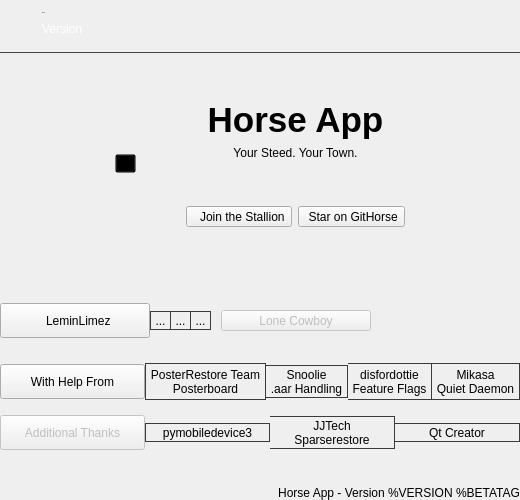
            <widget class="QWidget" name="homePage">
             <property name="font">
              <font>
               <family>.AppleSystemUIFont</family>
              </font>
             </property>
             <layout class="QVBoxLayout" name="verticalLayout_2">
              <property name="leftMargin">
               <number>0</number>
              </property>
              <property name="topMargin">
               <number>0</number>
              </property>
              <property name="rightMargin">
               <number>0</number>
              </property>
              <property name="bottomMargin">
               <number>0</number>
              </property>
              <item>
               <widget class="QWidget" name="horizontalWidget" native="true">
                <layout class="QHBoxLayout" name="horizontalLayout">
                 <property name="spacing">
                  <number>10</number>
                 </property>
                 <property name="leftMargin">
                  <number>0</number>
                 </property>
                 <property name="topMargin">
                  <number>9</number>
                 </property>
                 <property name="rightMargin">
                  <number>0</number>
                 </property>
                 <property name="bottomMargin">
                  <number>9</number>
                 </property>
                 <item>
                  <widget class="QToolButton" name="toolButton_9">
                   <property name="enabled">
                    <bool>false</bool>
                   </property>
                   <property name="styleSheet">
                    <string notr="true">QToolButton {
	icon-size: 24px;
	background-color: transparent;
	padding-left: 0px;
	padding-right: 5px;
	border-radius: 0px;
}</string>
                   </property>
                   <property name="icon">
                    <iconset resource="resources.qrc">
                     <normaloff>:/icon/phone.svg</normaloff>:/icon/phone.svg</iconset>
                   </property>
                  </widget>
                 </item>
                 <item>
                  <widget class="QWidget" name="verticalWidget" native="true">
                   <layout class="QVBoxLayout" name="verticalLayout_3">
                    <property name="spacing">
                     <number>6</number>
                    </property>
                    <property name="leftMargin">
                     <number>0</number>
                    </property>
                    <property name="topMargin">
                     <number>0</number>
                    </property>
                    <property name="rightMargin">
                     <number>0</number>
                    </property>
                    <property name="bottomMargin">
                     <number>0</number>
                    </property>
                    <item>
                     <widget class="QLabel" name="phoneNameLbl">
                      <property name="font">
                       <font>
                        <pointsize>-1</pointsize>
                        <bold>false</bold>
                       </font>
                      </property>
                      <property name="text">
                       <string>Phone</string>
                      </property>
                     </widget>
                    </item>
                    <item>
                     <widget class="QLabel" name="phoneVersionLbl">
                      <property name="cursor">
                       <cursorShape>PointingHandCursor</cursorShape>
                      </property>
                      <property name="text">
                       <string>&lt;a style=&quot;text-decoration:none; color: white&quot; href=&quot;#&quot;&gt;Version&lt;/a&gt;</string>
                      </property>
                      <property name="textFormat">
                       <enum>Qt::RichText</enum>
                      </property>
                      <property name="openExternalLinks">
                       <bool>false</bool>
                      </property>
                     </widget>
                    </item>
                   </layout>
                  </widget>
                 </item>
                 <item>
                  <spacer name="horizontalSpacer_3">
                   <property name="orientation">
                    <enum>Qt::Horizontal</enum>
                   </property>
                   <property name="sizeHint" stdset="0">
                    <size>
                     <width>40</width>
                     <height>20</height>
                    </size>
                   </property>
                  </spacer>
                 </item>
                </layout>
               </widget>
              </item>
              <item>
               <widget class="Line" name="line_4">
                <property name="styleSheet">
                 <string notr="true">QFrame {
	color: #414141;
}</string>
                </property>
                <property name="frameShadow">
                 <enum>QFrame::Plain</enum>
                </property>
                <property name="orientation">
                 <enum>Qt::Horizontal</enum>
                </property>
               </widget>
              </item>
              <item>
               <widget class="QWidget" name="horizontalWidget" native="true">
                <layout class="QHBoxLayout" name="horizontalLayout_27">
                 <property name="spacing">
                  <number>50</number>
                 </property>
                 <property name="leftMargin">
                  <number>0</number>
                 </property>
                 <property name="topMargin">
                  <number>0</number>
                 </property>
                 <property name="rightMargin">
                  <number>0</number>
                 </property>
                 <property name="bottomMargin">
                  <number>0</number>
                 </property>
                 <item>
                  <spacer name="horizontalSpacer_2">
                   <property name="orientation">
                    <enum>Qt::Horizontal</enum>
                   </property>
                   <property name="sizeHint" stdset="0">
                    <size>
                     <width>40</width>
                     <height>20</height>
                    </size>
                   </property>
                  </spacer>
                 </item>
                 <item>
                  <widget class="QToolButton" name="bigNuggetBtn">
                   <property name="sizePolicy">
                    <sizepolicy hsizetype="Fixed" vsizetype="Fixed">
                     <horstretch>0</horstretch>
                     <verstretch>0</verstretch>
                    </sizepolicy>
                   </property>
                   <property name="styleSheet">
                    <string notr="true">QToolButton {
	background-color: transparent;
	padding: 0px;
}</string>
                   </property>
                   <property name="text">
                    <string>...</string>
                   </property>
                   <property name="icon">
                    <iconset resource="resources.qrc">
                     <normaloff>:/credits/big_nugget.png</normaloff>:/credits/big_nugget.png</iconset>
                   </property>
                   <property name="iconSize">
                    <size>
                     <width>175</width>
                     <height>175</height>
                    </size>
                   </property>
                  </widget>
                 </item>
                 <item>
                  <widget class="QWidget" name="verticalWidget" native="true">
                   <layout class="QVBoxLayout" name="verticalLayout_26">
                    <property name="leftMargin">
                     <number>0</number>
                    </property>
                    <property name="topMargin">
                     <number>0</number>
                    </property>
                    <property name="rightMargin">
                     <number>0</number>
                    </property>
                    <property name="bottomMargin">
                     <number>0</number>
                    </property>
                    <item>
                     <spacer name="verticalSpacer_11">
                      <property name="orientation">
                       <enum>Qt::Vertical</enum>
                      </property>
                      <property name="sizeHint" stdset="0">
                       <size>
                        <width>20</width>
                        <height>40</height>
                       </size>
                      </property>
                     </spacer>
                    </item>
                    <item>
                     <widget class="QLabel" name="label_2">
                      <property name="font">
                       <font>
                        <pointsize>-1</pointsize>
                        <bold>true</bold>
                       </font>
                      </property>
                      <property name="styleSheet">
                       <string notr="true">QLabel {
	font-size: 35px;
}</string>
                      </property>
                      <property name="text">
                       <string>Horse App</string>
                      </property>
                      <property name="alignment">
                       <set>Qt::AlignCenter</set>
                      </property>
                     </widget>
                    </item>
                    <item>
                     <widget class="QLabel" name="label">
                      <property name="text">
                       <string>Your Steed. Your Town.</string>
                      </property>
                      <property name="alignment">
                       <set>Qt::AlignCenter</set>
                      </property>
                     </widget>
                    </item>
                    <item>
                     <spacer name="verticalSpacer_12">
                      <property name="orientation">
                       <enum>Qt::Vertical</enum>
                      </property>
                      <property name="sizeHint" stdset="0">
                       <size>
                        <width>20</width>
                        <height>40</height>
                       </size>
                      </property>
                     </spacer>
                    </item>
                    <item>
                     <layout class="QHBoxLayout" name="horizontalLayout_8">
                      <property name="rightMargin">
                       <number>0</number>
                      </property>
                      <property name="bottomMargin">
                       <number>0</number>
                      </property>
                      <item>
                       <widget class="QToolButton" name="discordBtn">
                        <property name="text">
                         <string>  Join the Stallion</string>
                        </property>
                        <property name="icon">
                         <iconset resource="resources.qrc">
                          <normaloff>:/icon/discord.svg</normaloff>:/icon/discord.svg</iconset>
                        </property>
                        <property name="toolButtonStyle">
                         <enum>Qt::ToolButtonTextBesideIcon</enum>
                        </property>
                       </widget>
                      </item>
                      <item>
                       <widget class="QToolButton" name="starOnGithubBtn">
                        <property name="text">
                         <string> Star on GitHorse</string>
                        </property>
                        <property name="icon">
                         <iconset resource="resources.qrc">
                          <normaloff>:/icon/star.svg</normaloff>:/icon/star.svg</iconset>
                        </property>
                        <property name="toolButtonStyle">
                         <enum>Qt::ToolButtonTextBesideIcon</enum>
                        </property>
                       </widget>
                      </item>
                     </layout>
                    </item>
                    <item>
                     <spacer name="verticalSpacer_4">
                      <property name="orientation">
                       <enum>Qt::Vertical</enum>
                      </property>
                      <property name="sizeHint" stdset="0">
                       <size>
                        <width>20</width>
                        <height>40</height>
                       </size>
                      </property>
                     </spacer>
                    </item>
                   </layout>
                  </widget>
                 </item>
                 <item>
                  <spacer name="horizontalSpacer_12">
                   <property name="orientation">
                    <enum>Qt::Horizontal</enum>
                   </property>
                   <property name="sizeHint" stdset="0">
                    <size>
                     <width>40</width>
                     <height>20</height>
                    </size>
                   </property>
                  </spacer>
                 </item>
                </layout>
               </widget>
              </item>
              <item>
               <widget class="QWidget" name="verticalWidget_2" native="true">
                <layout class="QVBoxLayout" name="verticalLayout_25">
                 <property name="spacing">
                  <number>15</number>
                 </property>
                 <property name="leftMargin">
                  <number>0</number>
                 </property>
                 <property name="topMargin">
                  <number>30</number>
                 </property>
                 <property name="rightMargin">
                  <number>0</number>
                 </property>
                 <property name="bottomMargin">
                  <number>30</number>
                 </property>
                 <item>
                  <widget class="QWidget" name="horizontalWidget" native="true">
                   <property name="enabled">
                    <bool>true</bool>
                   </property>
                   <layout class="QHBoxLayout" name="horizontalLayout_6">
                    <property name="spacing">
                     <number>0</number>
                    </property>
                    <property name="leftMargin">
                     <number>0</number>
                    </property>
                    <property name="topMargin">
                     <number>0</number>
                    </property>
                    <property name="rightMargin">
                     <number>0</number>
                    </property>
                    <property name="bottomMargin">
                     <number>0</number>
                    </property>
                    <item>
                     <widget class="QToolButton" name="leminBtn">
                      <property name="enabled">
                       <bool>true</bool>
                      </property>
                      <property name="minimumSize">
                       <size>
                        <width>150</width>
                        <height>35</height>
                       </size>
                      </property>
                      <property name="toolTip">
                       <string/>
                      </property>
                      <property name="styleSheet">
                       <string notr="true">QToolButton {
	background: none;
}</string>
                      </property>
                      <property name="text">
                       <string>  LeminLimez</string>
                      </property>
                      <property name="icon">
                       <iconset resource="resources.qrc">
                        <normaloff>:/credits/LeminLimez.png</normaloff>:/credits/LeminLimez.png</iconset>
                      </property>
                      <property name="toolButtonStyle">
                       <enum>Qt::ToolButtonTextBesideIcon</enum>
                      </property>
                     </widget>
                    </item>
                    <item>
                     <widget class="QToolButton" name="leminTwitterBtn">
                      <property name="styleSheet">
                       <string notr="true">QToolButton {
	border-top-right-radius: 0px;
	border-bottom-right-radius: 0px;
	background: none;
	border: 1px solid #3b3b3b;
}

QToolButton:pressed {
    background-color: #535353;
    color: #FFFFFF;
}</string>
                      </property>
                      <property name="text">
                       <string>...</string>
                      </property>
                      <property name="icon">
                       <iconset resource="resources.qrc">
                        <normaloff>:/icon/twitter.svg</normaloff>:/icon/twitter.svg</iconset>
                      </property>
                     </widget>
                    </item>
                    <item>
                     <widget class="QToolButton" name="leminGithubBtn">
                      <property name="styleSheet">
                       <string notr="true">QToolButton {
	border-radius: 0px;
	background: none;
	border: 1px solid #3b3b3b;
	border-left: none;
}

QToolButton:pressed {
    background-color: #535353;
    color: #FFFFFF;
}</string>
                      </property>
                      <property name="text">
                       <string>...</string>
                      </property>
                      <property name="icon">
                       <iconset resource="resources.qrc">
                        <normaloff>:/icon/github.svg</normaloff>:/icon/github.svg</iconset>
                      </property>
                     </widget>
                    </item>
                    <item>
                     <widget class="QToolButton" name="leminKoFiBtn">
                      <property name="styleSheet">
                       <string notr="true">QToolButton {
	border-top-left-radius: 0px;
	border-bottom-left-radius: 0px;
	background: none;
	border: 1px solid #3b3b3b;
	border-left: none;
}

QToolButton:pressed {
    background-color: #535353;
    color: #FFFFFF;
}</string>
                      </property>
                      <property name="text">
                       <string>...</string>
                      </property>
                      <property name="icon">
                       <iconset resource="resources.qrc">
                        <normaloff>:/icon/currency-dollar.svg</normaloff>:/icon/currency-dollar.svg</iconset>
                      </property>
                     </widget>
                    </item>
                    <item>
                     <spacer name="horizontalSpacer">
                      <property name="orientation">
                       <enum>Qt::Horizontal</enum>
                      </property>
                      <property name="sizeType">
                       <enum>QSizePolicy::Fixed</enum>
                      </property>
                      <property name="sizeHint" stdset="0">
                       <size>
                        <width>10</width>
                        <height>20</height>
                       </size>
                      </property>
                     </spacer>
                    </item>
                    <item>
                     <widget class="QToolButton" name="toolButton_14">
                      <property name="enabled">
                       <bool>false</bool>
                      </property>
                      <property name="sizePolicy">
                       <sizepolicy hsizetype="Expanding" vsizetype="Fixed">
                        <horstretch>0</horstretch>
                        <verstretch>0</verstretch>
                       </sizepolicy>
                      </property>
                      <property name="styleSheet">
                       <string notr="true">QToolButton {
	background: none;
}</string>
                      </property>
                      <property name="text">
                       <string>Lone Cowboy</string>
                      </property>
                     </widget>
                    </item>
                    <item>
                     <spacer name="horizontalSpacer_5">
                      <property name="orientation">
                       <enum>Qt::Horizontal</enum>
                      </property>
                      <property name="sizeType">
                       <enum>QSizePolicy::Expanding</enum>
                      </property>
                      <property name="sizeHint" stdset="0">
                       <size>
                        <width>40</width>
                        <height>20</height>
                       </size>
                      </property>
                     </spacer>
                    </item>
                   </layout>
                  </widget>
                 </item>
                 <item>
                  <spacer name="verticalSpacer_16">
                   <property name="orientation">
                    <enum>Qt::Vertical</enum>
                   </property>
                   <property name="sizeType">
                    <enum>QSizePolicy::Fixed</enum>
                   </property>
                   <property name="sizeHint" stdset="0">
                    <size>
                     <width>20</width>
                     <height>10</height>
                    </size>
                   </property>
                  </spacer>
                 </item>
                 <item>
                  <widget class="QWidget" name="horizontalWidget_2" native="true">
                   <layout class="QHBoxLayout" name="horizontalLayout_2">
                    <property name="spacing">
                     <number>0</number>
                    </property>
                    <property name="leftMargin">
                     <number>0</number>
                    </property>
                    <property name="topMargin">
                     <number>0</number>
                    </property>
                    <property name="rightMargin">
                     <number>0</number>
                    </property>
                    <property name="bottomMargin">
                     <number>0</number>
                    </property>
                    <item>
                     <widget class="QToolButton" name="helpFromBtn">
                      <property name="enabled">
                       <bool>true</bool>
                      </property>
                      <property name="minimumSize">
                       <size>
                        <width>145</width>
                        <height>35</height>
                       </size>
                      </property>
                      <property name="styleSheet">
                       <string notr="true">QToolButton {
	background: none;
}</string>
                      </property>
                      <property name="text">
                       <string>With Help From</string>
                      </property>
                      <property name="toolButtonStyle">
                       <enum>Qt::ToolButtonTextBesideIcon</enum>
                      </property>
                     </widget>
                    </item>
                    <item>
                     <widget class="QToolButton" name="posterRestoreBtn">
                      <property name="sizePolicy">
                       <sizepolicy hsizetype="Expanding" vsizetype="Fixed">
                        <horstretch>0</horstretch>
                        <verstretch>0</verstretch>
                       </sizepolicy>
                      </property>
                      <property name="minimumSize">
                       <size>
                        <width>0</width>
                        <height>37</height>
                       </size>
                      </property>
                      <property name="styleSheet">
                       <string notr="true">QToolButton {
	border-top-right-radius: 0px;
	border-bottom-right-radius: 0px;
	background: none;
	border: 1px solid #3b3b3b;
}

QToolButton:pressed {
    background-color: #535353;
    color: #FFFFFF;
}</string>
                      </property>
                      <property name="text">
                       <string>PosterRestore Team
Posterboard</string>
                      </property>
                     </widget>
                    </item>
                    <item>
                     <widget class="QToolButton" name="snoolieBtn">
                      <property name="styleSheet">
                       <string notr="true">QToolButton {
	border-radius: 0px;
	background: none;
	border: 1px solid #3b3b3b;
	border-left: none;
}

QToolButton:pressed {
    background-color: #535353;
    color: #FFFFFF;
}</string>
                      </property>
                      <property name="text">
                       <string>Snoolie
.aar Handling</string>
                      </property>
                     </widget>
                    </item>
                    <item>
                     <widget class="QToolButton" name="disfordottieBtn">
                      <property name="sizePolicy">
                       <sizepolicy hsizetype="Expanding" vsizetype="Fixed">
                        <horstretch>0</horstretch>
                        <verstretch>0</verstretch>
                       </sizepolicy>
                      </property>
                      <property name="minimumSize">
                       <size>
                        <width>0</width>
                        <height>37</height>
                       </size>
                      </property>
                      <property name="styleSheet">
                       <string notr="true">QToolButton {
	border-radius: 0px;
	background: none;
	border: 1px solid #3b3b3b;
	border-left: none;
}

QToolButton:pressed {
    background-color: #535353;
    color: #FFFFFF;
}</string>
                      </property>
                      <property name="text">
                       <string>disfordottie
Feature Flags</string>
                      </property>
                     </widget>
                    </item>
                    <item>
                     <widget class="QToolButton" name="mikasaBtn">
                      <property name="sizePolicy">
                       <sizepolicy hsizetype="Expanding" vsizetype="Fixed">
                        <horstretch>0</horstretch>
                        <verstretch>0</verstretch>
                       </sizepolicy>
                      </property>
                      <property name="minimumSize">
                       <size>
                        <width>0</width>
                        <height>37</height>
                       </size>
                      </property>
                      <property name="styleSheet">
                       <string notr="true">QToolButton {
	border-top-left-radius: 0px;
	border-bottom-left-radius: 0px;
	background: none;
	border: 1px solid #3b3b3b;
	border-left: none;
}

QToolButton:pressed {
    background-color: #535353;
    color: #FFFFFF;
}</string>
                      </property>
                      <property name="text">
                       <string>Mikasa
Quiet Daemon</string>
                      </property>
                     </widget>
                    </item>
                   </layout>
                  </widget>
                 </item>
                 <item>
                  <widget class="QWidget" name="horizontalWidget" native="true">
                   <layout class="QHBoxLayout" name="horizontalLayout_24">
                    <property name="spacing">
                     <number>0</number>
                    </property>
                    <property name="leftMargin">
                     <number>0</number>
                    </property>
                    <property name="topMargin">
                     <number>0</number>
                    </property>
                    <property name="rightMargin">
                     <number>0</number>
                    </property>
                    <property name="bottomMargin">
                     <number>0</number>
                    </property>
                    <item>
                     <widget class="QToolButton" name="toolButton_15">
                      <property name="enabled">
                       <bool>false</bool>
                      </property>
                      <property name="minimumSize">
                       <size>
                        <width>145</width>
                        <height>35</height>
                       </size>
                      </property>
                      <property name="styleSheet">
                       <string notr="true">QToolButton {
	background: none;
}</string>
                      </property>
                      <property name="text">
                       <string>Additional Thanks</string>
                      </property>
                     </widget>
                    </item>
                    <item>
                     <widget class="QToolButton" name="libiBtn">
                      <property name="sizePolicy">
                       <sizepolicy hsizetype="Expanding" vsizetype="Fixed">
                        <horstretch>0</horstretch>
                        <verstretch>0</verstretch>
                       </sizepolicy>
                      </property>
                      <property name="styleSheet">
                       <string notr="true">QToolButton {
	border-top-right-radius: 0px;
	border-bottom-right-radius: 0px;
	background: none;
	border: 1px solid #3b3b3b;
}

QToolButton:pressed {
    background-color: #535353;
    color: #FFFFFF;
}</string>
                      </property>
                      <property name="text">
                       <string>pymobiledevice3</string>
                      </property>
                     </widget>
                    </item>
                    <item>
                     <widget class="QToolButton" name="jjtechBtn">
                      <property name="sizePolicy">
                       <sizepolicy hsizetype="Expanding" vsizetype="Fixed">
                        <horstretch>0</horstretch>
                        <verstretch>0</verstretch>
                       </sizepolicy>
                      </property>
                      <property name="styleSheet">
                       <string notr="true">QToolButton {
	border-radius: 0px;
	background: none;
	border: 1px solid #3b3b3b;
	border-left: none;
}

QToolButton:pressed {
    background-color: #535353;
    color: #FFFFFF;
}</string>
                      </property>
                      <property name="text">
                       <string>JJTech
Sparserestore</string>
                      </property>
                     </widget>
                    </item>
                    <item>
                     <widget class="QToolButton" name="qtBtn">
                      <property name="sizePolicy">
                       <sizepolicy hsizetype="Expanding" vsizetype="Fixed">
                        <horstretch>0</horstretch>
                        <verstretch>0</verstretch>
                       </sizepolicy>
                      </property>
                      <property name="styleSheet">
                       <string notr="true">QToolButton {
	border-top-left-radius: 0px;
	border-bottom-left-radius: 0px;
	background: none;
	border: 1px solid #3b3b3b;
	border-left: none;
}

QToolButton:pressed {
    background-color: #535353;
    color: #FFFFFF;
}</string>
                      </property>
                      <property name="text">
                       <string>Qt Creator</string>
                      </property>
                     </widget>
                    </item>
                   </layout>
                  </widget>
                 </item>
                </layout>
               </widget>
              </item>
              <item>
               <widget class="QLabel" name="appVersionLbl">
                <property name="text">
                 <string>Horse App - Version %VERSION %BETATAG</string>
                </property>
                <property name="alignment">
                 <set>Qt::AlignRight|Qt::AlignTrailing|Qt::AlignVCenter</set>
                </property>
               </widget>
              </item>
             </layout>
            </widget>
